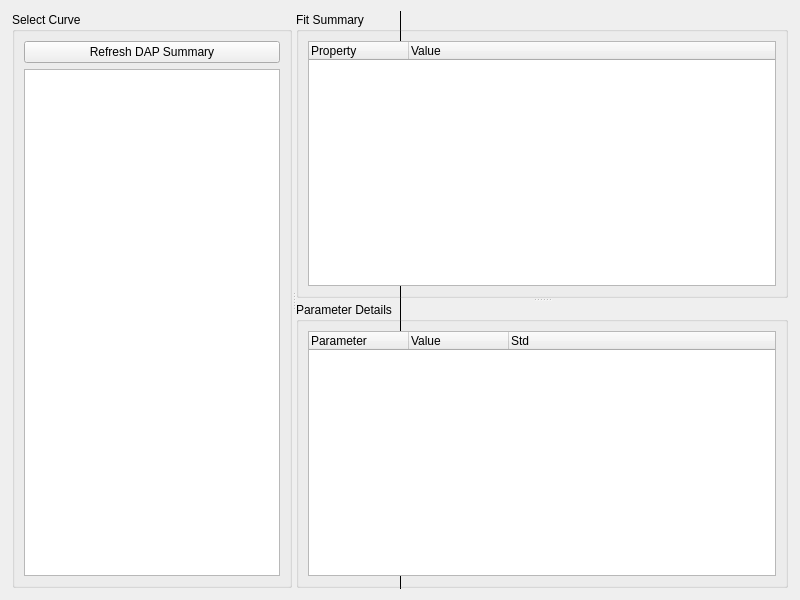
<?xml version="1.0" encoding="UTF-8"?>
<ui version="4.0">
    <class>Form</class>
    <widget class="QWidget" name="Form">
        <property name="geometry">
            <rect>
                <x>0</x>
                <y>0</y>
                <width>800</width>
                <height>600</height>
            </rect>
        </property>
        <property name="windowTitle">
            <string>Form</string>
        </property>
        <layout class="QGridLayout" name="gridLayout">
            <item row="0" column="0">
                <widget class="QSplitter" name="splitter_2">
                    <property name="sizePolicy">
                        <sizepolicy hsizetype="Preferred" vsizetype="Preferred">
                            <horstretch>1</horstretch>
                            <verstretch>0</verstretch>
                        </sizepolicy>
                    </property>
                    <property name="frameShape">
                        <enum>QFrame::Shape::VLine</enum>
                    </property>
                    <property name="frameShadow">
                        <enum>QFrame::Shadow::Plain</enum>
                    </property>
                    <property name="lineWidth">
                        <number>1</number>
                    </property>
                    <property name="orientation">
                        <enum>Qt::Orientation::Horizontal</enum>
                    </property>
                    <property name="opaqueResize">
                        <bool>true</bool>
                    </property>
                    <property name="childrenCollapsible">
                        <bool>true</bool>
                    </property>
                    <widget class="QGroupBox" name="group_curve_selection">
                        <property name="title">
                            <string>Select Curve</string>
                        </property>
                        <layout class="QVBoxLayout" name="verticalLayout">
                            <item>
                                <widget class="QPushButton" name="refresh_button">
                                    <property name="text">
                                        <string>Refresh DAP Summary</string>
                                    </property>
                                </widget>
                            </item>
                            <item>
                                <widget class="QListWidget" name="curve_list"/>
                            </item>
                        </layout>
                    </widget>
                    <widget class="QSplitter" name="splitter">
                        <property name="sizePolicy">
                            <sizepolicy hsizetype="Preferred" vsizetype="Expanding">
                                <horstretch>2</horstretch>
                                <verstretch>0</verstretch>
                            </sizepolicy>
                        </property>
                        <property name="orientation">
                            <enum>Qt::Orientation::Vertical</enum>
                        </property>
                        <widget class="QGroupBox" name="group_summary">
                            <property name="title">
                                <string>Fit Summary</string>
                            </property>
                            <layout class="QVBoxLayout" name="verticalLayout_2">
                                <item>
                                    <widget class="QTreeWidget" name="summary_tree">
                                        <property name="uniformRowHeights">
                                            <bool>false</bool>
                                        </property>
                                        <column>
                                            <property name="text">
                                                <string>Property</string>
                                            </property>
                                        </column>
                                        <column>
                                            <property name="text">
                                                <string>Value</string>
                                            </property>
                                        </column>
                                    </widget>
                                </item>
                            </layout>
                        </widget>
                        <widget class="QGroupBox" name="group_parameters">
                            <property name="title">
                                <string>Parameter Details</string>
                            </property>
                            <layout class="QVBoxLayout" name="verticalLayout_3">
                                <item>
                                    <widget class="QTreeWidget" name="param_tree">
                                        <column>
                                            <property name="text">
                                                <string>Parameter</string>
                                            </property>
                                        </column>
                                        <column>
                                            <property name="text">
                                                <string>Value</string>
                                            </property>
                                        </column>
                                        <column>
                                            <property name="text">
                                                <string>Std</string>
                                            </property>
                                        </column>
                                    </widget>
                                </item>
                            </layout>
                        </widget>
                    </widget>
                </widget>
            </item>
        </layout>
    </widget>
    <resources/>
    <connections/>
</ui>
